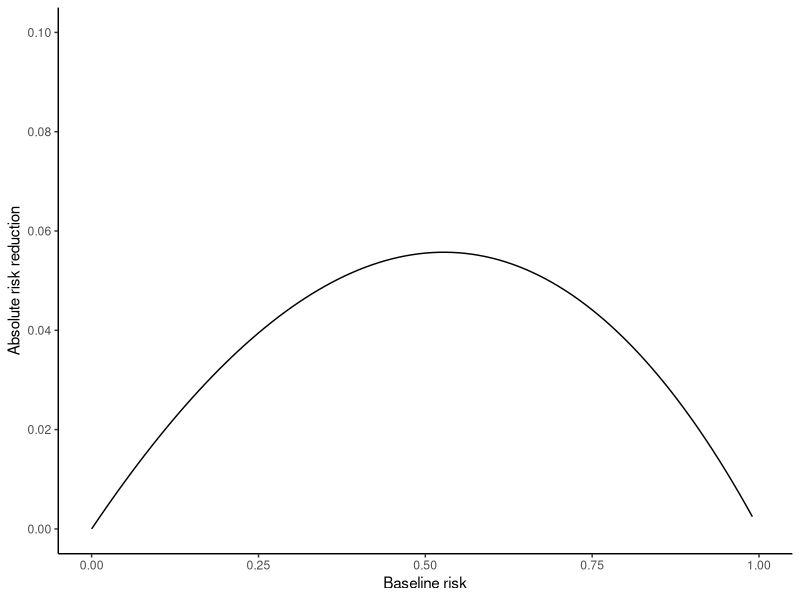
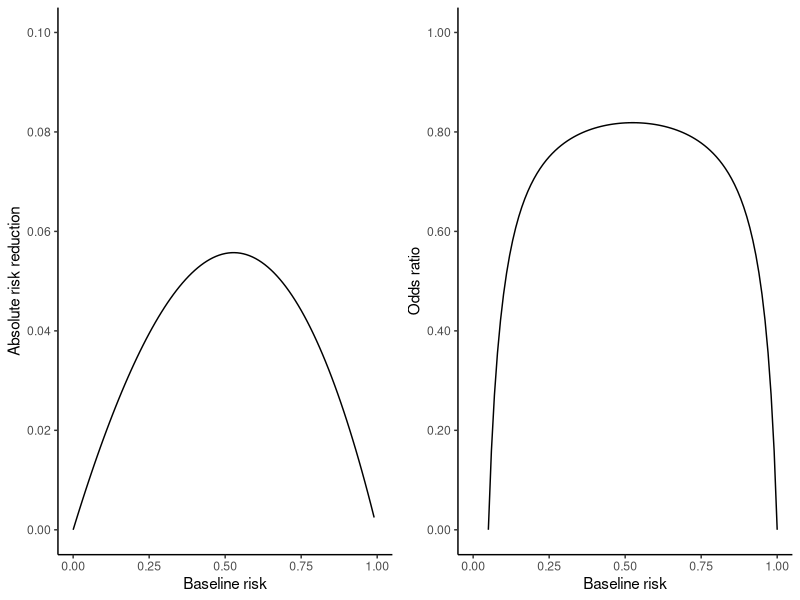
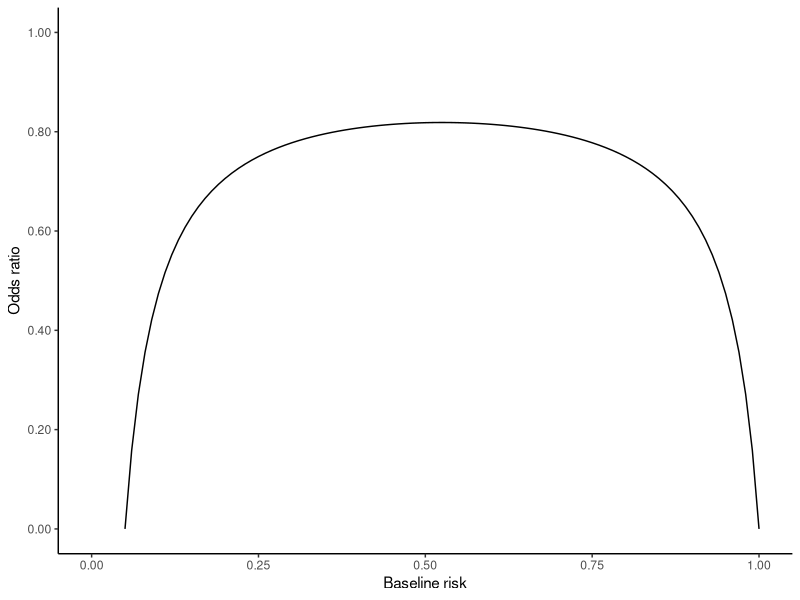

Generate these figures, in order, with R: (Note: this script raises an error after producing the figures.)
#!/usr/bin/env Rscript

oddsRatio <- function(p0, d) {
  res <- ((p0 - d) * (1 - p0)) / (p0 * (1 - p0 + d))
  return(res)
}

absoluteRiskDifference <- function(p0, oddsRatio) {
  .expit <- function(x) exp(x) / (1 + exp(x))
  .logit <- function(x) log(x / (1 - x))
  gamma <- log(oddsRatio)
  lp0 <- .logit(p0)
  res <- p0 - .expit(lp0 + gamma)

  res
}


arr <-  ggplot2::ggplot(
  data = data.frame(
    p0 = seq(.05, .99, length.out = 1e3)
  ),
  ggplot2::aes(x = p0)
) +
  ggplot2::xlab("Baseline risk") +
  ggplot2::ylab("Absolute risk reduction") +
  ggplot2::scale_x_continuous(limits = c(0, 1)) +
  ggplot2::scale_y_continuous(
    limits = c(0, .1),
    breaks = seq(0, .1, by = .02),
    labels = scales::number_format(accuracy = .01)
  ) +
  ggplot2::geom_function(
    fun = absoluteRiskDifference,
    args = list(oddsRatio = .8)
  ) +
  ggplot2::theme_classic()


rrr <- ggplot2::ggplot(
  data = data.frame(
    p0 = seq(.05, .99, length.out = 1e3)
  ),
  ggplot2::aes(x = p0)
) +
  ggplot2::xlab("Baseline risk") +
  ggplot2::ylab("Odds ratio") +
  ggplot2::scale_x_continuous(
    limits = c(0, 1),
    breaks = seq(0, 1, by = .25)
  ) +
  ggplot2::scale_y_continuous(
    limits = c(0, 1),
    breaks = seq(0, 1, by = .2),
    labels = scales::number_format(accuracy = .01)
  ) +
  ggplot2::geom_function(
    fun = oddsRatio,
    args = list(d = .05)
  ) +
  ggplot2::theme_classic() 

plotList <- list(arr, rrr)

result <- cowplot::plot_grid(
  plotList[[1]],
  plotList[[2]],
  nrow = 1
)

ggplot2::ggsave(
  "figures/ScalePlot.tiff",
  plot = result,
  width = 150,
  height = 100,
  units = "mm",
  compression = "lzw",
  dpi = 500
)
